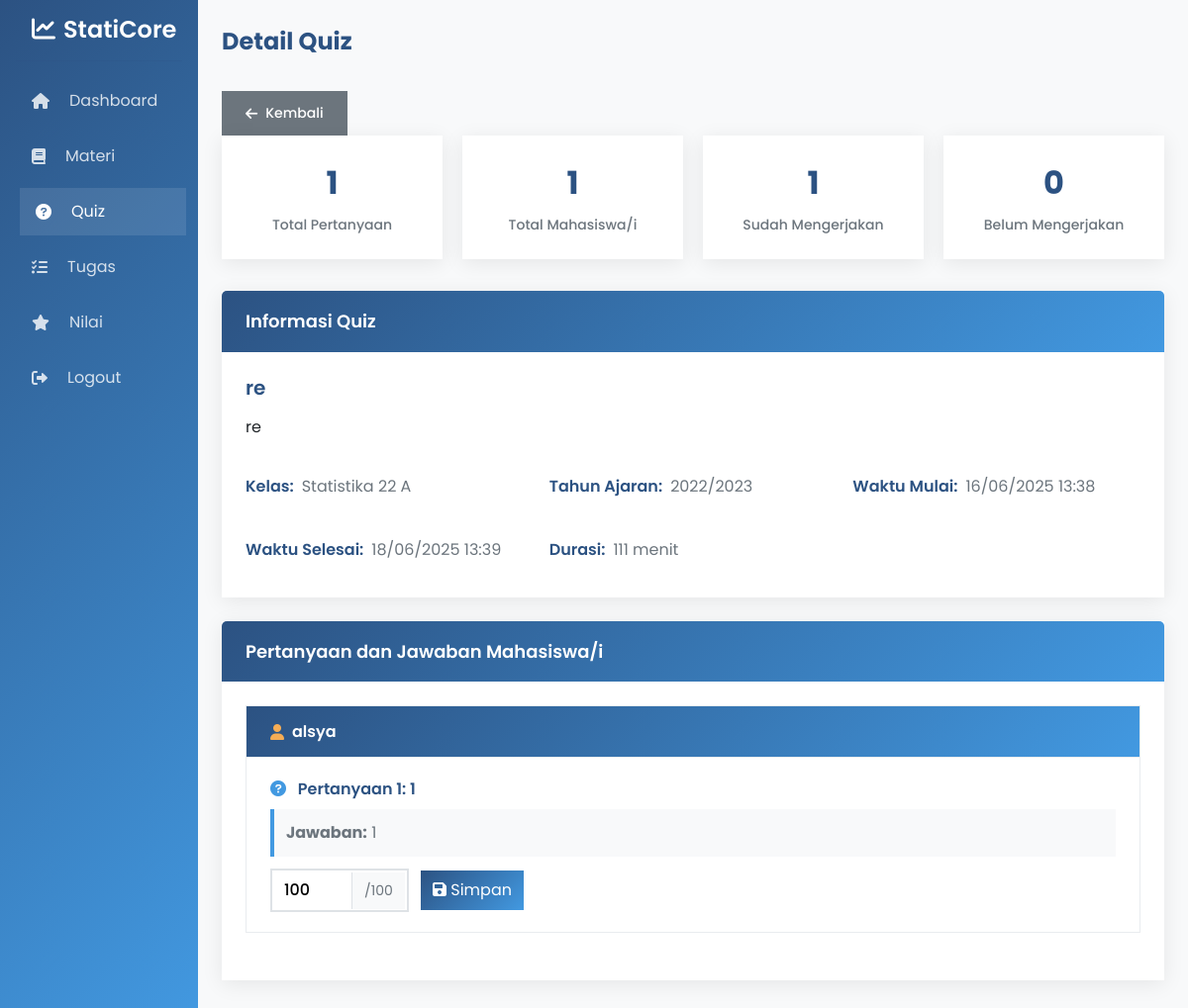
Screenshot of /views/guru/detail_quiz.php?id=2 (signed in) with the database file from the repository.
### tables this page shows
CREATE TABLE `quiz` (
  `id` int(11) NOT NULL,
  `judul` varchar(255) NOT NULL,
  `deskripsi` text DEFAULT NULL,
  `kelas_id` int(11) NOT NULL,
  `guru_id` int(11) NOT NULL,
  `waktu_mulai` datetime NOT NULL,
  `waktu_selesai` datetime NOT NULL,
  `durasi` int(11) NOT NULL,
  `created_at` timestamp NOT NULL DEFAULT current_timestamp()
);

CREATE TABLE `kelas` (
  `id` int(11) NOT NULL,
  `nama_kelas` varchar(50) NOT NULL,
  `tahun_ajaran` varchar(9) NOT NULL,
  `created_at` timestamp NOT NULL DEFAULT current_timestamp()
);

CREATE TABLE `users` (
  `id` int(11) NOT NULL,
  `username` varchar(50) NOT NULL,
  `password` varchar(255) NOT NULL,
  `nama_lengkap` varchar(100) NOT NULL,
  `role` enum('admin','guru','siswa') NOT NULL,
  `created_at` timestamp NOT NULL DEFAULT current_timestamp()
);

CREATE TABLE `soal_quiz` (
  `id` int(11) NOT NULL,
  `quiz_id` int(11) NOT NULL,
  `pertanyaan` text NOT NULL,
  `tipe` enum('pilihan_ganda','essay') NOT NULL,
  `created_at` timestamp NOT NULL DEFAULT current_timestamp()
);

CREATE TABLE `jawaban_siswa` (
  `id` int(11) NOT NULL,
  `siswa_id` int(11) NOT NULL,
  `soal_id` int(11) NOT NULL,
  `jawaban` text DEFAULT NULL,
  `nilai` int(11) DEFAULT NULL,
  `waktu_mulai` datetime NOT NULL,
  `waktu_selesai` datetime DEFAULT NULL,
  `created_at` timestamp NOT NULL DEFAULT current_timestamp()
);

### views/guru/detail_quiz.php (the view, shortened to what this page needs)
<?php
$db = new Database();
$conn = $db->getConnection();
$quiz_id = filter_input(INPUT_GET, 'id', FILTER_SANITIZE_NUMBER_INT);
try {
    $stmt = $conn->prepare("
        SELECT q.*, k.nama_kelas, k.tahun_ajaran
        FROM quiz q
        JOIN kelas k ON q.kelas_id = k.id
        WHERE q.id = ? AND q.guru_id = ?
    ");
    $stmt->execute([$quiz_id, $_SESSION['user_id']]);
    $quiz = $stmt->fetch();
} catch (PDOException $e) {
    $message = "Error mengambil data quiz: " . $e->getMessage();
    $message_type = 'danger';
}
try {
    $stmt = $conn->prepare("
        SELECT sq.*,
               (SELECT COUNT(*) FROM jawaban_siswa js WHERE js.soal_id = sq.id) as total_jawaban
        FROM soal_quiz sq
        WHERE sq.quiz_id = ?
        ORDER BY sq.id
    ");
    $stmt->execute([$quiz_id]);
    $questions = $stmt->fetchAll();
} catch (PDOException $e) {
    $message = "Error mengambil soal quiz: " . $e->getMessage();
    $message_type = 'danger';
    $questions = [];
}
try {
    $stmt = $conn->prepare("
        SELECT u.id, u.nama_lengkap
        FROM users u
        JOIN siswa_kelas sk ON u.id = sk.siswa_id
        WHERE sk.kelas_id = ?
        ORDER BY u.nama_lengkap
    ");
    $stmt->execute([$quiz['kelas_id']]);
    $students = $stmt->fetchAll();
} catch (PDOException $e) {
    $message = "Error mengambil data siswa: " . $e->getMessage();
    $message_type = 'danger';
    $students = [];
}
try {
    $stmt = $conn->prepare("
        SELECT js.*, u.nama_lengkap, sq.pertanyaan, sq.tipe
        FROM jawaban_siswa js
        JOIN users u ON js.siswa_id = u.id
        JOIN soal_quiz sq ON js.soal_id = sq.id
        WHERE sq.quiz_id = ?
        ORDER BY u.nama_lengkap, sq.id
    ");
    $stmt->execute([$quiz_id]);
    $answers = $stmt->fetchAll();
} catch (PDOException $e) {
    $message = "Error mengambil jawaban siswa: " . $e->getMessage();
    $message_type = 'danger';
    $answers = [];
}
$total_questions = count($questions);
$total_students = count($students);
$submitted_count = 0;
foreach ($students as $student) {
    $student_answers = array_filter($answers, function ($a) use ($student) {
        return $a['siswa_id'] == $student['id'];
    });
    if (count($student_answers) > 0) {
        $submitted_count++;
    }
}
?>
<!DOCTYPE html>
<html lang="id">
<head>
    <link href="https://cdn.jsdelivr.net/npm/bootstrap@5.3.0/dist/css/bootstrap.min.css" rel="stylesheet">
    <link href="https://cdnjs.cloudflare.com/ajax/libs/font-awesome/6.0.0/css/all.min.css" rel="stylesheet">
</head>
<body>
    <div class="container-fluid">
        <div class="row">
            <div class="col-md-3 col-lg-2 px-0 sidebar" id="drawerSidebar">
                <div class="p-3">
                    <h4><i class="fas fa-chart-line me-2"></i>StatiCore</h4>
                    <hr>
                    <ul class="nav flex-column">
                        <li class="nav-item">
                            <a class="nav-link" href="dashboard.php">
                                <i class="fas fa-home me-2"></i>Dashboard
                            </a>
                        </li>
                        <li class="nav-item">
                            <a class="nav-link" href="upload_materi.php">
                                <i class="fas fa-book me-2"></i>Materi
                            </a>
                        </li>
                        <li class="nav-item">
                            <a class="nav-link active" href="kelola_quiz.php">
                                <i class="fas fa-question-circle me-2"></i>Quiz
                            </a>
                        </li>
                        <li class="nav-item">
                            <a class="nav-link" href="kelola_tugas.php">
                                <i class="fas fa-tasks me-2"></i>Tugas
                            </a>
                        </li>
                        <li class="nav-item">
                            <a class="nav-link" href="nilai_siswa.php">
                                <i class="fas fa-star me-2"></i>Nilai
                            </a>
                        </li>
                        <li class="nav-item">
                            <a class="nav-link" href="../../logout.php" id="logoutBtn">
                                <i class="fas fa-sign-out-alt me-2"></i>Logout
                            </a>
                        </li>
                    </ul>
                </div>
            </div>
            <div class="col-md-9 col-lg-10 p-4">
                <div class="mb-4 Title">Detail Quiz</div>
                <div style="margin-top: 32px;">
                    <a href="kelola_quiz.php" class="btn btn-secondary">
                        <i class="fas fa-arrow-left"></i>
                        Kembali
                    </a>
                </div>
                <div class="stats-grid">
                    <div class="stat-card">
                        <div class="stat-number"><?php echo $total_questions; ?></div>
                        <div class="stat-label">Total Pertanyaan</div>
                    </div>
                    <div class="stat-card">
                        <div class="stat-number"><?php echo $total_students; ?></div>
                        <div class="stat-label">Total Mahasiswa/i</div>
                    </div>
                    <div class="stat-card">
                        <div class="stat-number"><?php echo $submitted_count; ?></div>
                        <div class="stat-label">Sudah Mengerjakan</div>
                    </div>
                    <div class="stat-card">
                        <div class="stat-number"><?php echo $total_students - $submitted_count; ?></div>
                        <div class="stat-label">Belum Mengerjakan</div>
                    </div>
                </div>
                <?php if ($quiz): ?>
                    <div class="card">
                        <div class="card-header">
                            <h5>Informasi Quiz</h5>
                        </div>
                        <div class="card-body">
                            <h3 class="card-title"><?php echo htmlspecialchars($quiz['judul']); ?></h3>
                            <p class="mb-4"><?php echo htmlspecialchars($quiz['deskripsi']); ?></p>
                            <div class="quiz-info-grid">
                                <div class="info-item">
                                    <span class="info-label">Kelas:</span>
                                    <span class="info-value"><?php echo htmlspecialchars($quiz['nama_kelas']); ?></span>
                                </div>
                                <div class="info-item">
                                    <span class="info-label">Tahun Ajaran:</span>
                                    <span class="info-value"><?php echo htmlspecialchars($quiz['tahun_ajaran']); ?></span>
                                </div>
                                <div class="info-item">
                                    <span class="info-label">Waktu Mulai:</span>
                                    <span
                                        class="info-value"><?php echo date('d/m/Y H:i', strtotime($quiz['waktu_mulai'])); ?></span>
                                </div>
                                <div class="info-item">
                                    <span class="info-label">Waktu Selesai:</span>
                                    <span
                                        class="info-value"><?php echo date('d/m/Y H:i', strtotime($quiz['waktu_selesai'])); ?></span>
                                </div>
                                <div class="info-item">
                                    <span class="info-label">Durasi:</span>
                                    <span class="info-value"><?php echo $quiz['durasi']; ?> menit</span>
                                </div>
                            </div>
                        </div>
                    </div>
                <?php endif; ?>
                <div class="card">
                    <div class="card-header">
                        <h5>Pertanyaan dan Jawaban Mahasiswa/i</h5>
                    </div>
                    <div class="card-body">
                        <?php if (empty($students)): ?>
                            <div class="loading">
                                <div class="spinner"></div>
                                Tidak ada Mahasiswa/i yang menjawab di kelas ini.
                            </div>
                        <?php else: ?>
                            <?php foreach ($students as $student): ?>
                                <div class="student-section fade-in">
                                    <div class="student-header">
                                        <h6 class="student-name">
                                            <i class="fas fa-user"></i>
                                            <?php echo htmlspecialchars($student['nama_lengkap']); ?>
                                        </h6>
                                    </div>
                                    <div class="student-content">
                                        <?php if (empty($questions)): ?>
                                            <div class="question-item">
                                                <p class="text-muted">Belum ada pertanyaan dalam quiz ini.</p>
                                            </div>
                                        <?php else: ?>
                                            <?php foreach ($questions as $index => $question): ?>
                                                <?php
                                                $answer = array_filter($answers, function ($a) use ($student, $question) {
                                                    return $a['siswa_id'] == $student['id'] && $a['soal_id'] == $question['id'];
                                                });
                                                $answer = reset($answer);
                                                ?>
                                                <div class="question-item">
                                                    <div class="question-text">
                                                        <i class="fas fa-question-circle"
                                                            style="color: var(--secondary); margin-right: 8px;"></i>
                                                        Pertanyaan <?php echo $index + 1; ?>:
                                                        <?php echo htmlspecialchars($question['pertanyaan']); ?>
                                                    </div>
                                                    <div class="answer-text <?php echo $answer ? '' : 'no-answer'; ?>">
                                                        <strong>Jawaban:</strong>
                                                        <?php echo $answer ? htmlspecialchars($answer['jawaban']) : 'Belum dijawab'; ?>
                                                    </div>
                                                    <?php if ($answer): ?>
                                                        <form method="POST" class="grade-form">
                                                            <div class="grade-input-group">
                                                                <input type="number" class="grade-input" name="nilai"
                                                                    value="<?php echo $answer['nilai'] ?? '0'; ?>" min="0" max="100"
                                                                    step="0.1" placeholder="0">
                                                                <span class="grade-suffix">/100</span>
                                                            </div>
                                                            <button type="submit" class="save-btn">
                                                                <i class="fas fa-save"></i>
                                                                Simpan
                                                            </button>
                                                        </form>
                                                    <?php endif; ?>
                                                </div>
                                            <?php endforeach; ?>
                                        <?php endif; ?>
                                    </div>
                                </div>
                            <?php endforeach; ?>
                        <?php endif; ?>
                    </div>
                </div>
            </div>
</body>
</html>

### rows the page displays
quiz: judul "re", deskripsi "re", kelas.nama_kelas "Statistika 22 A", kelas.tahun_ajaran "2022/2023", waktu_mulai "16/06/2025 13:38", waktu_selesai "18/06/2025 13:39", durasi "111"
users: nama_lengkap "alsya"
soal_quiz: pertanyaan "1"
jawaban_siswa: jawaban "1", nilai "100"

### other values shown
$total_questions "1"
$total_students "1"
$submitted_count "1"
$total_students - $submitted_count "0"
